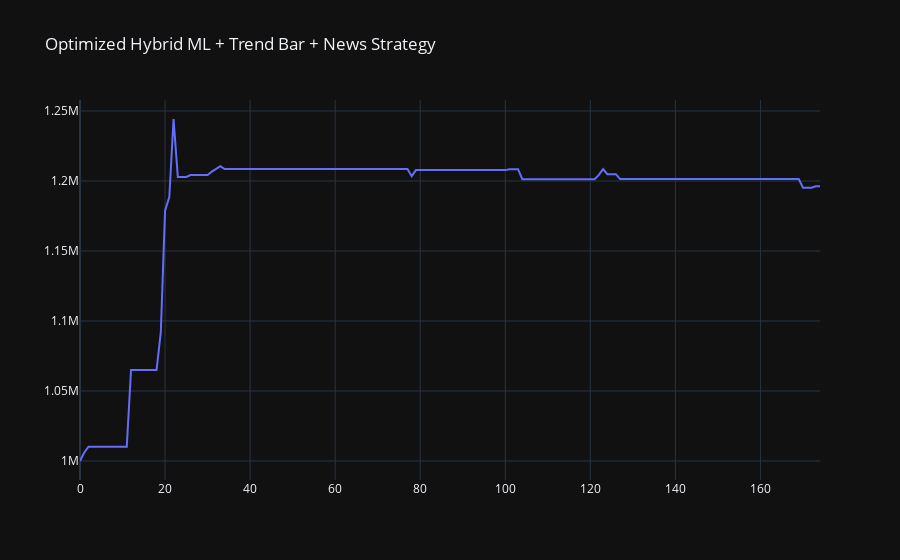

The cell this chart's notebook holds for it:
### Code cell
import pandas as pd
import numpy as np
from math import sqrt
from sklearn.linear_model import LogisticRegression
from xgboost import XGBClassifier
from hmmlearn.hmm import GaussianHMM
import plotly.graph_objects as go
from openalgo import api

# =========================
# CONFIG
# =========================
SYMBOL = "IRCON"
EXCHANGE = "NSE"

TRAIN_INTERVAL = "D"
TEST_INTERVAL = "15m"

TRAIN_START = "2025-11-01"
TRAIN_END   = "2025-12-31"

TEST_START  = "2026-01-01"
TEST_END    = "2026-01-08"

INITIAL_CAPITAL = 1_000_000
RISK_PER_TRADE = 0.005
STOP_LOSS_PCT = 0.005
TAKE_PROFIT_PCT = 0.028

POSITIVE_NEWS_RISK_BOOST = 0.30     # +30%
NEGATIVE_NEWS_RISK_REDUCE = 0.50    # -50%
NEGATIVE_NEWS_SL_MULTIPLIER = 0.6

OPENALGO_KEY = "02b4c23ab2a45a49fa11870d21833e57ec649d00435b78e0634a0958d2b41137"
OPENALGO_HOST = "http://127.0.0.1:5000"

# =========================
# CONNECT
# =========================
client = api(api_key=OPENALGO_KEY, host=OPENALGO_HOST)

# =========================
# INDICATORS
# =========================
def compute_atr(df, n=14):
    hl = df["high"] - df["low"]
    hc = abs(df["high"] - df["close"].shift())
    lc = abs(df["low"] - df["close"].shift())
    tr = pd.concat([hl, hc, lc], axis=1).max(axis=1)
    return tr.rolling(n).mean()

def compute_rsi(series, n=14):
    delta = series.diff()
    gain = delta.clip(lower=0).rolling(n).mean()
    loss = (-delta.clip(upper=0)).rolling(n).mean()
    rs = gain / loss
    return 100 - (100 / (1 + rs))

# =========================
# FEATURES
# =========================
def create_features(df):
    df = df.copy()
    df["ret1"] = df["close"].pct_change()
    df["ret3"] = df["close"].pct_change(3)
    df["ema50"] = df["close"].ewm(span=50).mean()
    df["ema_dist"] = (df["close"] - df["ema50"]) / df["ema50"]
    df["rsi"] = compute_rsi(df["close"])
    df["atr"] = compute_atr(df)
    df["atr_pct"] = df["atr"] / df["close"]
    df["vol_chg"] = df["volume"].pct_change()
    df["y"] = np.where(df["close"].shift(-1) > df["close"], 1, 0)
    return df.dropna()

# =========================
# REGIME
# =========================
def detect_regime(df):
    X = np.column_stack([df["ret1"], df["atr_pct"]])
    hmm = GaussianHMM(n_components=3, n_iter=200)
    hmm.fit(X)
    df["regime"] = hmm.predict(X)
    return df

# =========================
# NEWS DECAY INJECTION
# =========================
def inject_manual_news(df):
    df["news_state"] = 0.0

    base_date = pd.Timestamp("2026-01-02")
    decay = [1.0, 0.6, 0.3]

    for i, val in enumerate(decay):
        d = base_date + pd.Timedelta(days=i)
        df.loc[df.index.date == d.date(), "news_state"] = val

    return df

# =========================
# TREND BAR
# =========================
def trend_bar_signals(df):
    prev_high = df["high"].shift(1)
    prev_low = df["low"].shift(1)
    sig = np.zeros(len(df))
    sig[df["close"] > prev_high] = 1
    sig[df["close"] < prev_low] = -1
    return sig

# =========================
# BACKTEST ENGINE
# =========================
def backtest_hybrid(df, signals):
    capital = INITIAL_CAPITAL
    position = 0
    entry_price = 0
    entry_time = None
    trade_log = []
    equity_curve = []

    for i in range(1, len(df) - 1):
        row = df.iloc[i]
        price = row["close"]

        equity_curve.append(capital + (position * (price - entry_price) if position else 0))

        # Exit
        if position > 0:
            sl = entry_price * (1 - STOP_LOSS_PCT)
            tp = entry_price * (1 + TAKE_PROFIT_PCT)
            if price <= sl or price >= tp or signals[i] == -1:
                pnl = position * (price - entry_price)
                capital += pnl
                trade_log.append([entry_time, df.index[i], "LONG", entry_price, price, pnl])
                position = 0

        # Entry
        if position == 0 and signals[i] == 1:
            news_state = row["news_state"]

            current_risk = RISK_PER_TRADE
            current_sl = STOP_LOSS_PCT

            if news_state > 0:
                current_risk *= (1 + POSITIVE_NEWS_RISK_BOOST * news_state)
            elif news_state < 0:
                current_risk *= NEGATIVE_NEWS_RISK_REDUCE
                current_sl *= NEGATIVE_NEWS_SL_MULTIPLIER

            risk_amount = capital * current_risk
            qty = risk_amount / (price * current_sl)

            position = qty
            entry_price = price
            entry_time = df.index[i]

    return capital, equity_curve, trade_log

# =========================
# DATA FETCH
# =========================
def get_data(start, end, interval):
    df = client.history(
        symbol=SYMBOL,
        exchange=EXCHANGE,
        interval=interval,
        start_date=start,
        end_date=end
    )
    df.index = pd.to_datetime(df.index).tz_localize(None)
    return df

# =========================
# ML MODELS
# =========================
MODELS = {
    "logistic": LogisticRegression(max_iter=500),
    "xgb": XGBClassifier(n_estimators=200, max_depth=4, learning_rate=0.05, verbosity=0)
}

def select_model(train_df, features):
    best_model, best_score = None, -999
    for model in MODELS.values():
        model.fit(train_df[features], train_df["y"])
        probs = model.predict_proba(train_df[features])[:,1]
        sigs = np.where(probs > 0.55, 1, np.where(probs < 0.45, -1, 0))

        _, equity, _ = backtest_hybrid(train_df, sigs)
        returns = pd.Series(equity).pct_change().dropna()
        sharpe = sqrt(252) * returns.mean() / returns.std() if returns.std() else 0

        if sharpe > best_score:
            best_score = sharpe
            best_model = model

    return best_model

# =========================
# PERFORMANCE METRICS
# =========================
def print_performance(initial_capital, final_capital, equity_curve, trades_df):
    equity = pd.Series(equity_curve).dropna()
    returns = equity.pct_change().dropna()

    total_return = (final_capital - initial_capital) / initial_capital
    years = len(equity) / 252
    cagr = (final_capital / initial_capital) ** (1 / years) - 1 if years > 0 else 0
    sharpe = sqrt(252) * returns.mean() / returns.std() if returns.std() else 0

    dd = equity / equity.cummax() - 1
    max_dd = dd.min()

    wins = trades_df[trades_df["PnL"] > 0]
    losses = trades_df[trades_df["PnL"] < 0]

    win_rate = len(wins) / len(trades_df) * 100 if len(trades_df) else 0
    profit_factor = wins["PnL"].sum() / abs(losses["PnL"].sum()) if len(losses) else np.inf

    print("\n================ BACKTEST REPORT ================")
    print(f"Initial Capital      : ₹{initial_capital:,.0f}")
    print(f"Final Capital        : ₹{final_capital:,.0f}")
    print(f"Net Profit           : ₹{final_capital-initial_capital:,.0f}")
    print(f"Total Return         : {total_return*100:.2f}%")
    print(f"CAGR                 : {cagr*100:.2f}%")
    print(f"Sharpe Ratio         : {sharpe:.2f}")
    print(f"Max Drawdown         : {max_dd*100:.2f}%")
    print(f"Win Rate             : {win_rate:.2f}%")
    print(f"Profit Factor        : {profit_factor:.2f}")
    print(f"Number of Trades     : {len(trades_df)}")
    print("=================================================\n")

# =========================
# MAIN
# =========================
def main():
    df_train = get_data(TRAIN_START, TRAIN_END, TRAIN_INTERVAL)
    df_test = get_data(TEST_START, TEST_END, TEST_INTERVAL)

    raw = pd.concat([df_train, df_test]).sort_index()

    df = create_features(raw)
    df = detect_regime(df)
    df = inject_manual_news(df)

    FEATURES = ["ret1", "ret3", "ema_dist", "rsi", "atr_pct", "vol_chg", "regime", "news_state"]

    model = select_model(df.loc[TRAIN_START:TRAIN_END], FEATURES)

    probs = model.predict_proba(df[FEATURES])[:,1]
    df["ml_signal"] = np.where(probs > 0.55, 1, np.where(probs < 0.45, -1, 0))

    df["tb_signal"] = trend_bar_signals(df)

    df["hybrid_signal"] = np.where(
        (df["ml_signal"] == 1) & (df["tb_signal"] >= 0), 1,
        np.where((df["ml_signal"] == -1) & (df["tb_signal"] <= 0), -1, 0)
    )

    capital, equity, trades = backtest_hybrid(df, df["hybrid_signal"].values)

    trades_df = pd.DataFrame(trades, columns=["Entry", "Exit", "Type", "EntryPrice", "ExitPrice", "PnL"])
    trades_df.to_csv("hybrid_news_trades.csv", index=False)

    print_performance(INITIAL_CAPITAL, capital, equity, trades_df)

    fig = go.Figure()
    fig.add_trace(go.Scatter(y=equity, name="Equity Curve"))
    fig.update_layout(title="Optimized Hybrid ML + Trend Bar + News Strategy", template="plotly_dark")
    fig.show()

if __name__ == "__main__":
    main()

### Figure 1 — Plotly figure (JSON) as saved in the notebook; plotly's stock layout.template omitted (floating-point values rounded to 4 significant figures; data arrays with more than 128 entries replaced by an {"elided": "..."} marker saying what was removed)
{"data": [{"name": "Equity Curve", "type": "scatter", "y": {"elided": "175 float values"}}], "layout": {"title": {"text": "Optimized Hybrid ML + Trend Bar + News Strategy"}}}
